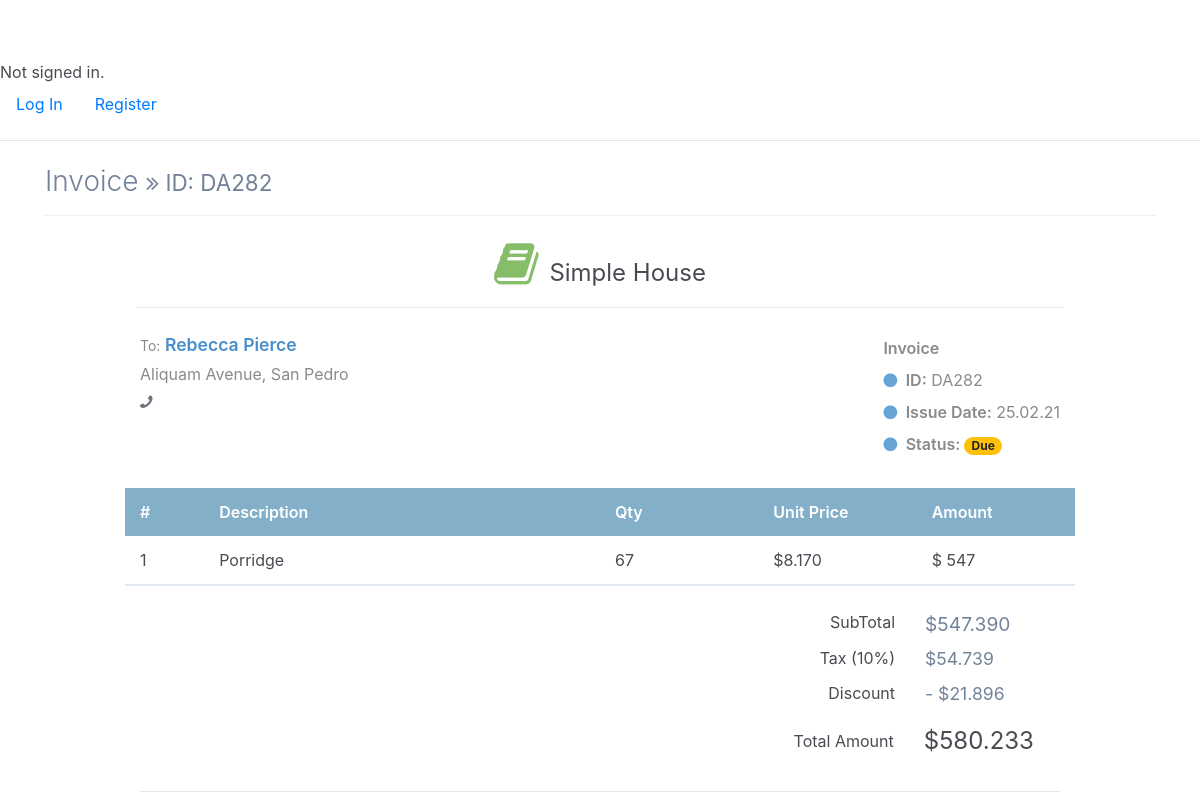
Screenshot of /Dashboard_Staff/Orders/DA282 with the database file from the repository.
### Management/models.py (models this page shows, shortened)
class Order(models.Model):
    id = models.CharField(max_length=50,primary_key = True)
    date = models.CharField(max_length=50)
    price = models.FloatField()

class PlaceOrder(models.Model):
    customer = models.ForeignKey(Customer,on_delete=models.CASCADE)
    order = models.OneToOneField(Order,on_delete=models.CASCADE,related_name="places")

class Customer(models.Model):
    id = models.CharField(max_length=50,primary_key = True)
    first_name = models.CharField(max_length=50)
    last_name = models.CharField(max_length=50)
    times_ordered = models.IntegerField(default = 0)

class Delivery(models.Model):
    cat = [("On Going","On Going"),("Completed","Completed"),("Cancelled","Cancelled")]
    order = models.OneToOneField(Order,on_delete=models.CASCADE,related_name="delivers")
    category = models.CharField(max_length = 50)
    status = models.CharField(default =cat[0],choices = cat,max_length = 50)
    building_no = models.CharField(null= True,max_length=50)
    street_name = models.CharField(max_length = 50)
    city = models.CharField(max_length = 50)
    zipcode = models.IntegerField()

class Transaction(models.Model):
    cat = [("Due","Due"),("Completed","Completed"),("Cancelled","Cancelled")]
    order = models.OneToOneField(Order,on_delete=models.CASCADE,related_name = "transc")
    status = models.CharField(default =cat[0],choices = cat,max_length = 50)
    amount_paid = models.FloatField(default=0)
    price = models.FloatField()
    tax = models.FloatField()
    discount = models.FloatField()
    customer = models.ForeignKey(Customer,on_delete=models.CASCADE)

class Order_Menu(models.Model):
    menu = models.ForeignKey(Menu,on_delete=models.DO_NOTHING)
    order = models.ForeignKey(Order,on_delete=models.CASCADE)

class Menu(models.Model):
    id = models.CharField(max_length=50,primary_key = True)
    name = models.CharField(max_length = 50)
    price = models.FloatField()
    category = models.CharField(max_length = 50)
    timesOrdered = models.IntegerField(default=0)

### Management/views.py (the view)
# urls.py: path("Dashboard_Staff/Orders/<str:id>", views.check_order, name="check_order"),
def check_order(request,id):
    order = Order.objects.get(id=id)
    menu_orders = Order_Menu.objects.filter(order=id)
    return render(request,"Management/sp_order.html",{"id":id,"order":order,"menu_orders":menu_orders,})

### Management/templatetags/textra.py (called while the page is built)
@register.filter
@register.filter
def list_index_from_value(list_, value):
    l = list(list_)
    return l.index(value)+1

### Management/templates/Management/sp_order.html (shortened to what this page needs)
{% extends "Management/layout.html" %}
{% load textra %}
{% block style %}
<link href="https://maxcdn.bootstrapcdn.com/font-awesome/4.7.0/css/font-awesome.min.css" rel="stylesheet" />
{% endblock %}
{% block body %}
<div class="page-content container">
    <div class="page-header text-blue-d2">
        <h1 class="page-title text-secondary-d1">
            Invoice
            <small class="page-info">
                <i class="fa fa-angle-double-right text-80"></i>
                ID: {{id}}
            </small>
        </h1>
    </div>
    <div class="container px-0">
        <div class="row mt-4">
            <div class="col-12 col-lg-10 offset-lg-1">
                <div class="row">
                    <div class="col-12">
                        <div class="text-center text-150">
                            <i class="fa fa-book fa-2x text-success-m2 mr-1"></i>
                            <span class="text-default-d3">Simple House</span>
                        </div>
                    </div>
                </div>
                <hr class="row brc-default-l1 mx-n1 mb-4" />
                <div class="row">
                    <div class="col-sm-6">
                        <div>
                            <span class="text-sm text-grey-m2 align-middle">To:</span>
                            <span class="text-600 text-110 text-blue align-middle">{{order.places.customer.first_name}} {{order.places.customer.last_name}}</span>
                        </div>
                        <div class="text-grey-m2">
                            <div class="my-1">
                                {{order.delivers.street_name}}, {{order.delivers.city}}
                            </div>
                            <div class="my-1"><i class="fa fa-phone fa-flip-horizontal text-secondary"></i> <b class="text-600">{{ph}}</b></div>
                        </div>
                    </div>
                    <div class="text-95 col-sm-6 align-self-start d-sm-flex justify-content-end">
                        <div class="text-grey-m2">
                            <div class="mt-1 mb-2 text-secondary-m1 text-600 text-125">
                                Invoice
                            </div>
                            <div class="my-2"><i class="fa fa-circle text-blue-m2 text-xs mr-1"></i> <span class="text-600 text-90">ID:</span> {{id}}</div>
                            <div class="my-2"><i class="fa fa-circle text-blue-m2 text-xs mr-1"></i> <span class="text-600 text-90">Issue Date:</span> {{order.date}}</div>
                            <div class="my-2"><i class="fa fa-circle text-blue-m2 text-xs mr-1"></i> <span class="text-600 text-90">Status: </span> <span class="badge badge-warning badge-pill px-25">{{order.transc.status }}</span></div>
                        </div>
                    </div>
                </div>
                <div class="mt-4">
                    <div class="row text-600 text-white bgc-default-tp1 py-25">
                        <div class="d-none d-sm-block col-1">#</div>
                        <div class="col-9 col-sm-5">Description</div>
                        <div class="d-none d-sm-block col-4 col-sm-2">Qty</div>
                        <div class="d-none d-sm-block col-sm-2">Unit Price</div>
                        <div class="col-2">Amount</div>
                    </div>
                    {% for mo in menu_orders%}
                    <div class="text-95 text-secondary-d3">
                        <div class="row mb-2 mb-sm-0 py-25">
                            <div class="d-none d-sm-block col-1"> {{ menu_orders|list_index_from_value:mo }}</div>
                            <div class="col-9 col-sm-5"> {{mo.menu.name}} </div>
                            <div class="d-none d-sm-block col-2">{{mo.menu.timesOrdered}}</div>
                            <div class="d-none d-sm-block col-2 text-95">${{mo.menu.price|floatformat:"-3"}}</div>
                            {% widthratio mo.menu.price 1 100 as width %}
                            <div class="col-2 text-secondary-d2">$ {% widthratio mo.menu.timesOrdered 100 width %}</div>
                        </div>
                    {% endfor %}
                    </div>
                    <div class="row border-b-2 brc-default-l2"></div>
                    <div class="row mt-3">
                        <div class="col-12 col-sm-7 text-grey-d2 text-95 mt-2 mt-lg-0">
                        </div>
                        <div class="col-12 col-sm-5 text-grey text-90 order-first order-sm-last">
                            <div class="row my-2">
                                <div class="col-7 text-right">
                                    SubTotal
                                </div>
                                <div class="col-5">
                                    <span class="text-120 text-secondary-d1">${{order.transc.price|floatformat:"-3"}}</span>
                                </div>
                            </div>
                            <div class="row my-2">
                                <div class="col-7 text-right">
                                    Tax (10%)
                                </div>
                                <div class="col-5">
                                    <span class="text-110 text-secondary-d1">${{order.transc.tax|floatformat:"-3"}}</span>
                                </div>
                            </div>
                            <div class="row my-2">
                                <div class="col-7 text-right">
                                    Discount
                                </div>
                                <div class="col-5">
                                    <span class="text-110 text-secondary-d1">- ${{order.transc.discount|floatformat:"-3"}}</span>
                                </div>
                            </div>
                            <div class="row my-2 align-items-center bgc-primary-l3 p-2">
                                <div class="col-7 text-right">
                                    Total Amount
                                </div>
                                <div class="col-5">
                                    <span class="text-150 text-success-d3 opacity-2">${{order.transc.amount_paid|floatformat:"-3"}}</span>
                                </div>
                            </div>
                        </div>
                    </div>
                    <hr />
                </div>
            </div>
        </div>
    </div>
</div>
{% endblock %}

### Management/templates/Management/sp_order.html (style rules this page uses)
body { margin-top:20px; color: #484b51; }
.text-secondary-d1 { color: #728299!important; }
.page-header { margin: 0 0 1rem; padding-bottom: 1rem; padding-top: .5rem; border-bottom: 1px dotted #e2e2e2; display: -ms-flexbox; display: flex; -ms-flex-pack: justify; justify-content: space-between; -ms-flex-align: center; align-items: center; }
.page-title { padding: 0; margin: 0; font-size: 1.75rem; font-weight: 300; }
.brc-default-l1 { border-color: #dce9f0!important; }
.ml-n1, .mx-n1 { margin-left: -.25rem!important; }
.mr-n1, .mx-n1 { margin-right: -.25rem!important; }
.mb-4, .my-4 { margin-bottom: 1.5rem!important; }
hr { margin-top: 1rem; margin-bottom: 1rem; border: 0; border-top: 1px solid rgba(0,0,0,.1); }
.text-grey-m2 { color: #888a8d!important; }
.text-success-m2 { color: #86bd68!important; }
.font-bolder, .text-600 { font-weight: 600!important; }
.text-110 { font-size: 110%!important; }
.text-blue { color: #478fcc!important; }
.pb-25, .py-25 { padding-bottom: .75rem!important; }
.pt-25, .py-25 { padding-top: .75rem!important; }
.bgc-default-tp1 { background-color: rgba(121,169,197,.92)!important; }
.text-120 { font-size: 120%!important; }
.text-blue-m2 { color: #68a3d5!important; }
.text-150 { font-size: 150%!important; }

### rows the page displays
Order: places.customer.first_name "Rebecca", places.customer.last_name "Pierce", delivers.street_name "Aliquam Avenue", delivers.city "San Pedro", date "25.02.21", transc.status "Due", transc.price "547.390", transc.tax "54.739", transc.discount "21.896", transc.amount_paid "580.233"
Order_Menu: menu_orders "1", menu.name "Porridge", menu.timesOrdered "67", menu.price "8.170", menu.timesOrdered "547"

### other values shown
{{ id }} "DA282"
